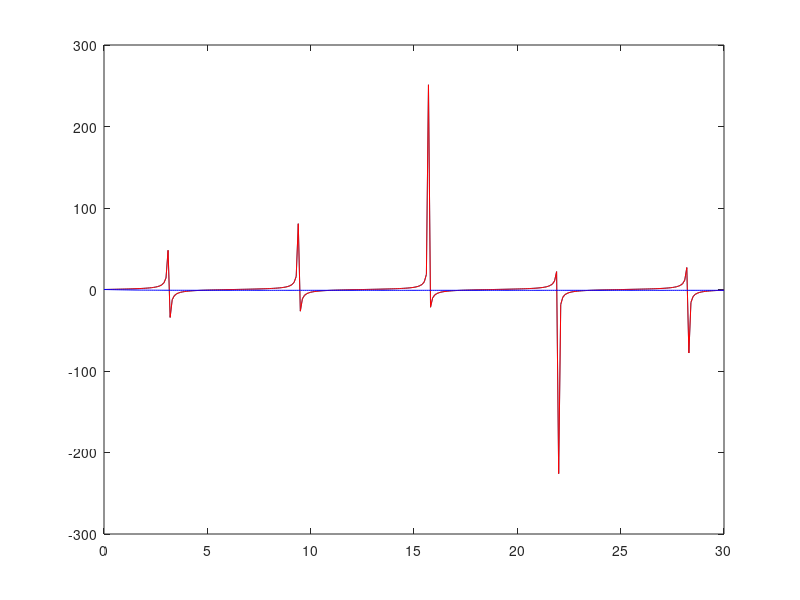

Here is the MATLAB script that generated this plot:
x=[0:0.1:30];

a=tan(x/2);
b=-tanh(x/2);
plot(x,a);
hold on;
plot(x,a,'red');
plot(x,b,'blue');
%S=solve(tan(alpha/2)+tanh(alpha/2) == 0,alpha)
